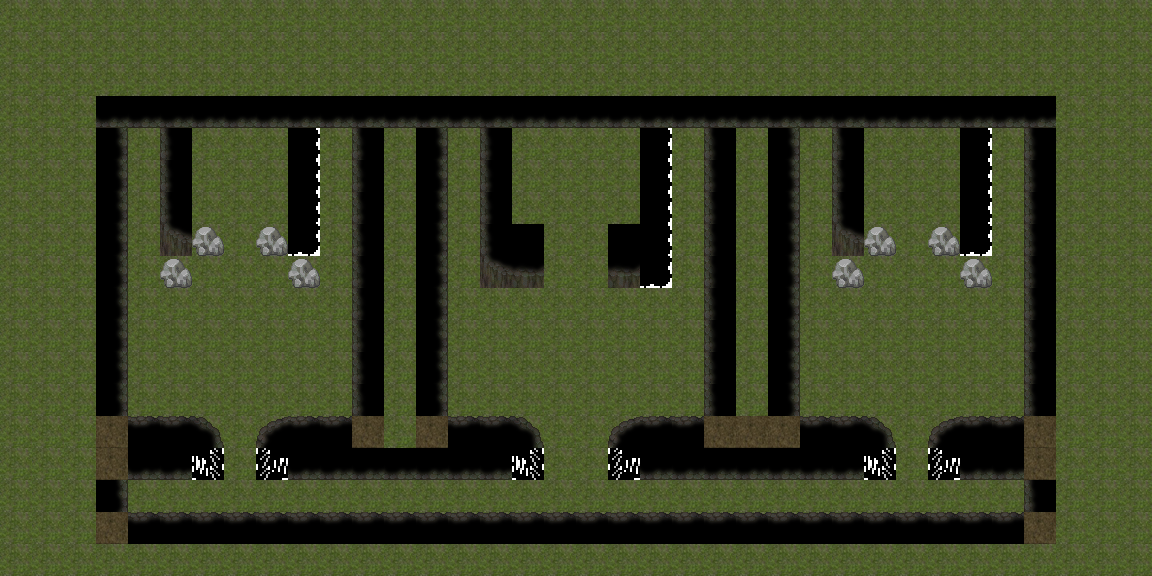

A level layout from a 2D game, rendered from its tile map. Below: a short description, then the map file with its tile-grid data intact:
An orthogonal 36x18 tile map with 32x32 px tiles, 2 tile layers (bg, walk).

<map version="1.2" tiledversion="1.2.0" orientation="orthogonal" renderorder="right-down" width="36" height="18" tilewidth="32" tileheight="32" infinite="0" nextlayerid="6" nextobjectid="1">
    <properties>
        <property name="name" value="灯洞2" />
    </properties>
    <tileset firstgid="1" source="tile8.tsx" />
    <layer id="0" name="bg" width="36" height="18">
        <data encoding="csv">
            11, 11, 11, 11, 11, 11, 11, 11, 11, 11, 11, 11, 11, 11, 11, 11, 11, 11, 11, 11, 11, 11, 11, 11, 11, 11, 11, 11, 11, 11, 11, 11, 11, 11, 11, 11, 
11, 11, 11, 11, 11, 11, 11, 11, 11, 11, 11, 11, 11, 11, 11, 11, 11, 11, 11, 11, 11, 11, 11, 11, 11, 11, 11, 11, 11, 11, 11, 11, 11, 11, 11, 11, 
11, 11, 11, 11, 11, 11, 11, 11, 11, 11, 11, 11, 11, 11, 11, 11, 11, 11, 11, 11, 11, 11, 11, 11, 11, 11, 11, 11, 11, 11, 11, 11, 11, 11, 11, 11, 
11, 11, 11, 7, 7, 7, 7, 7, 7, 7, 7, 7, 7, 7, 7, 7, 7, 7, 7, 7, 7, 7, 7, 7, 7, 7, 7, 7, 7, 7, 7, 7, 7, 11, 11, 11, 
11, 11, 11, 10, 65, 19, 65, 65, 65, 20, 65, 6, 11, 10, 65, 19, 65, 65, 65, 65, 20, 65, 6, 11, 10, 65, 19, 65, 65, 65, 20, 65, 6, 11, 11, 11, 
11, 11, 11, 10, 65, 19, 65, 65, 65, 20, 65, 6, 11, 10, 65, 19, 65, 65, 65, 65, 20, 65, 6, 11, 10, 65, 19, 65, 65, 65, 20, 65, 6, 11, 11, 11, 
11, 11, 11, 10, 65, 19, 65, 65, 65, 20, 65, 6, 11, 10, 65, 19, 65, 65, 65, 65, 20, 65, 6, 11, 10, 65, 19, 65, 65, 65, 20, 65, 6, 11, 11, 11, 
11, 11, 11, 10, 65, 24, 27, 15, 27, 26, 65, 6, 11, 10, 65, 19, 67, 13, 14, 67, 20, 65, 6, 11, 10, 65, 24, 27, 15, 27, 26, 65, 6, 11, 11, 11, 
11, 11, 11, 10, 65, 27, 13, 15, 14, 27, 65, 6, 11, 10, 65, 24, 25, 13, 14, 25, 26, 65, 6, 11, 10, 65, 27, 13, 15, 14, 27, 65, 6, 11, 11, 11, 
11, 11, 11, 10, 65, 65, 65, 65, 65, 65, 65, 6, 11, 10, 65, 65, 65, 65, 65, 65, 65, 65, 6, 11, 10, 65, 65, 65, 65, 65, 65, 65, 6, 11, 11, 11, 
11, 11, 11, 10, 65, 65, 65, 65, 65, 65, 65, 6, 11, 10, 65, 65, 65, 65, 65, 65, 65, 65, 6, 11, 10, 65, 65, 65, 65, 65, 65, 65, 6, 11, 11, 11, 
11, 11, 11, 10, 65, 65, 65, 65, 65, 65, 65, 6, 11, 10, 65, 65, 65, 65, 65, 65, 65, 65, 6, 11, 10, 65, 65, 65, 65, 65, 65, 65, 6, 11, 11, 11, 
11, 11, 11, 10, 65, 65, 65, 65, 65, 65, 65, 6, 11, 10, 65, 65, 65, 65, 65, 65, 65, 65, 6, 11, 10, 65, 65, 65, 65, 65, 65, 65, 6, 11, 11, 11, 
11, 11, 11, 11, 9, 9, 8, 65, 3, 9, 9, 11, 11, 11, 9, 9, 8, 65, 65, 3, 9, 9, 11, 11, 11, 9, 9, 8, 65, 3, 9, 9, 11, 11, 11, 11, 
11, 11, 11, 11, 7, 7, 5, 65, 4, 7, 7, 7, 7, 7, 7, 7, 5, 65, 65, 4, 7, 7, 7, 7, 7, 7, 7, 5, 65, 4, 7, 7, 11, 11, 11, 11, 
11, 11, 11, 10, 65, 65, 65, 65, 65, 65, 65, 65, 65, 65, 65, 65, 65, 65, 65, 65, 65, 65, 65, 65, 65, 65, 65, 65, 65, 65, 65, 65, 6, 11, 11, 11, 
11, 11, 11, 11, 9, 9, 9, 9, 9, 9, 9, 9, 9, 9, 9, 9, 9, 9, 9, 9, 9, 9, 9, 9, 9, 9, 9, 9, 9, 9, 9, 9, 11, 11, 11, 11, 
11, 11, 11, 11, 11, 11, 11, 11, 11, 11, 11, 11, 11, 11, 11, 11, 11, 11, 11, 11, 11, 11, 11, 11, 11, 11, 11, 11, 11, 11, 11, 11, 11, 11, 11, 11
        </data>
    </layer>
    <layer id="1" name="walk" width="36" height="18">
        <data encoding="csv">
            2, 2, 2, 2, 2, 2, 2, 2, 2, 2, 2, 2, 2, 2, 2, 2, 2, 2, 2, 2, 2, 2, 2, 2, 2, 2, 2, 2, 2, 2, 2, 2, 2, 2, 2, 2, 
2, 2, 2, 2, 2, 2, 2, 2, 2, 2, 2, 2, 2, 2, 2, 2, 2, 2, 2, 2, 2, 2, 2, 2, 2, 2, 2, 2, 2, 2, 2, 2, 2, 2, 2, 2, 
2, 2, 2, 2, 2, 2, 2, 2, 2, 2, 2, 2, 2, 2, 2, 2, 2, 2, 2, 2, 2, 2, 2, 2, 2, 2, 2, 2, 2, 2, 2, 2, 2, 2, 2, 2, 
2, 2, 2, 0, 0, 0, 0, 0, 0, 0, 0, 0, 0, 0, 0, 0, 0, 0, 0, 0, 0, 0, 0, 0, 0, 0, 0, 0, 0, 0, 0, 0, 0, 2, 2, 2, 
2, 2, 2, 0, 2, 0, 2, 2, 2, 0, 2, 0, 2, 0, 2, 0, 2, 2, 2, 2, 0, 2, 0, 2, 0, 2, 0, 2, 2, 2, 0, 2, 0, 2, 2, 2, 
2, 2, 2, 0, 2, 0, 2, 2, 2, 0, 2, 0, 2, 0, 2, 0, 2, 2, 2, 2, 0, 2, 0, 2, 0, 2, 0, 2, 2, 2, 0, 2, 0, 2, 2, 2, 
2, 2, 2, 0, 2, 0, 2, 2, 2, 0, 2, 0, 2, 0, 2, 0, 2, 2, 2, 2, 0, 2, 0, 2, 0, 2, 0, 2, 2, 2, 0, 2, 0, 2, 2, 2, 
2, 2, 2, 0, 2, 0, 0, 2, 0, 0, 2, 0, 2, 0, 2, 0, 0, 2, 2, 0, 0, 2, 0, 2, 0, 2, 0, 0, 2, 0, 0, 2, 0, 2, 2, 2, 
2, 2, 2, 0, 2, 0, 2, 2, 2, 0, 2, 0, 2, 0, 2, 0, 0, 2, 2, 0, 0, 2, 0, 2, 0, 2, 0, 2, 2, 2, 0, 2, 0, 2, 2, 2, 
2, 2, 2, 0, 2, 2, 2, 2, 2, 2, 2, 0, 2, 0, 2, 2, 2, 2, 2, 2, 2, 2, 0, 2, 0, 2, 2, 2, 2, 2, 2, 2, 0, 2, 2, 2, 
2, 2, 2, 0, 2, 2, 2, 2, 2, 2, 2, 0, 2, 0, 2, 2, 2, 2, 2, 2, 2, 2, 0, 2, 0, 2, 2, 2, 2, 2, 2, 2, 0, 2, 2, 2, 
2, 2, 2, 0, 2, 2, 2, 2, 2, 2, 2, 0, 2, 0, 2, 2, 2, 2, 2, 2, 2, 2, 0, 2, 0, 2, 2, 2, 2, 2, 2, 2, 0, 2, 2, 2, 
2, 2, 2, 0, 2, 2, 2, 2, 2, 2, 2, 0, 2, 0, 2, 2, 2, 2, 2, 2, 2, 2, 0, 2, 0, 2, 2, 2, 2, 2, 2, 2, 0, 2, 2, 2, 
2, 2, 2, 0, 0, 0, 0, 2, 0, 0, 0, 0, 2, 0, 0, 0, 0, 2, 2, 0, 0, 0, 0, 0, 0, 0, 0, 0, 2, 0, 0, 0, 0, 2, 2, 2, 
2, 2, 2, 0, 0, 0, 0, 2, 0, 0, 0, 0, 0, 0, 0, 0, 0, 2, 2, 0, 0, 0, 0, 0, 0, 0, 0, 0, 2, 0, 0, 0, 0, 2, 2, 2, 
2, 2, 2, 0, 2, 2, 2, 2, 2, 2, 2, 2, 2, 2, 2, 2, 2, 2, 2, 2, 2, 2, 2, 2, 2, 2, 2, 2, 2, 2, 2, 2, 0, 2, 2, 2, 
2, 2, 2, 0, 0, 0, 0, 0, 0, 0, 0, 0, 0, 0, 0, 0, 0, 0, 0, 0, 0, 0, 0, 0, 0, 0, 0, 0, 0, 0, 0, 0, 0, 2, 2, 2, 
2, 2, 2, 2, 2, 2, 2, 2, 2, 2, 2, 2, 2, 2, 2, 2, 2, 2, 2, 2, 2, 2, 2, 2, 2, 2, 2, 2, 2, 2, 2, 2, 2, 2, 2, 2
        </data>
    </layer>
</map>
